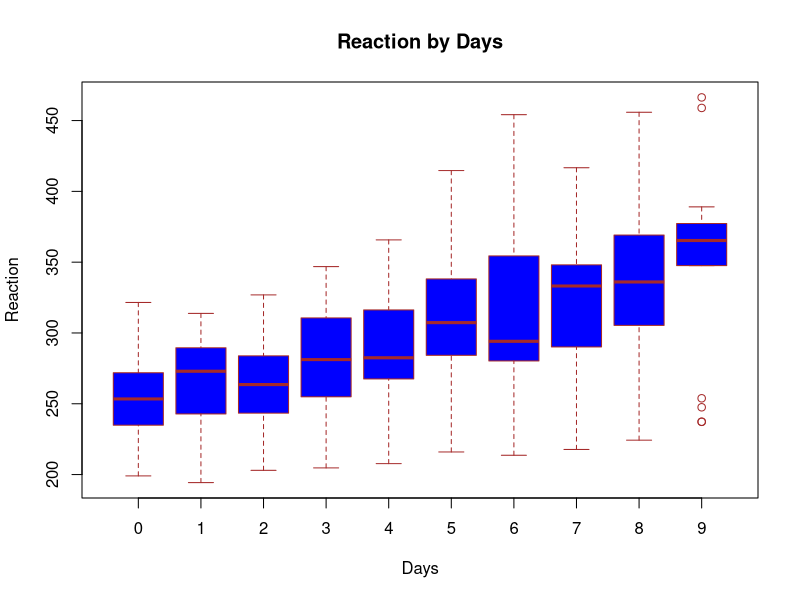
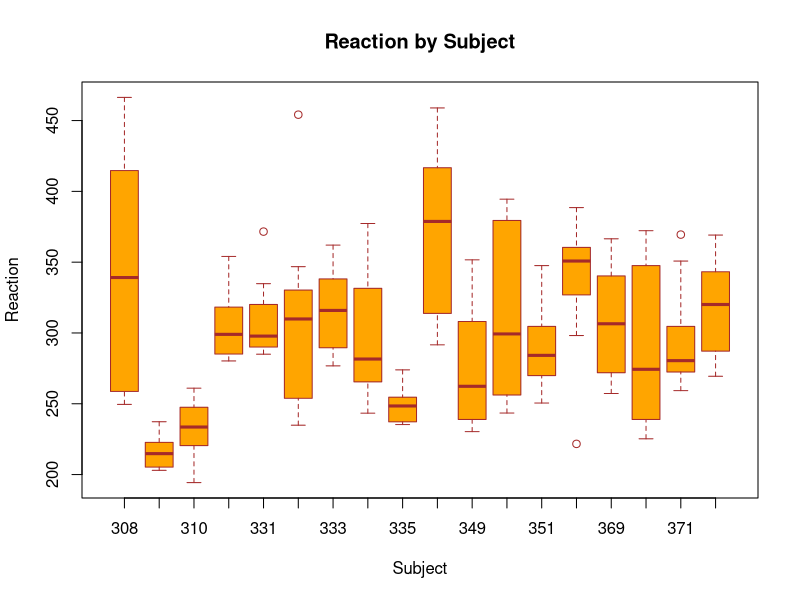

These figures' R source, in order:
## ---- chunk 1
require(lme4)
boxplot(Reaction~Days, data=sleepstudy, main="Reaction by Days", xlab="Days", ylab="Reaction", col="blue", border="brown" )
## ---- chunk 2
l <- lm(Reaction ~ Days, sleepstudy)
s <- summary(l)
s
names(s)
class(s)
round(sqrt(s$fstatistic[1]),3)
## ---- chunk 3
boxplot(Reaction~Subject, data=sleepstudy, main="Reaction by Subject", xlab="Subject", ylab="Reaction", col="orange", border="brown" )
## ---- chunk 4
f <- lmer(Reaction ~ Days + (Days | Subject), sleepstudy)
s <- summary(f)
s
names(s)
class(with(s,coefficients))
t <- with(s,coefficients)[,3]
p <- 2*(pnorm(-abs(t)))
p
